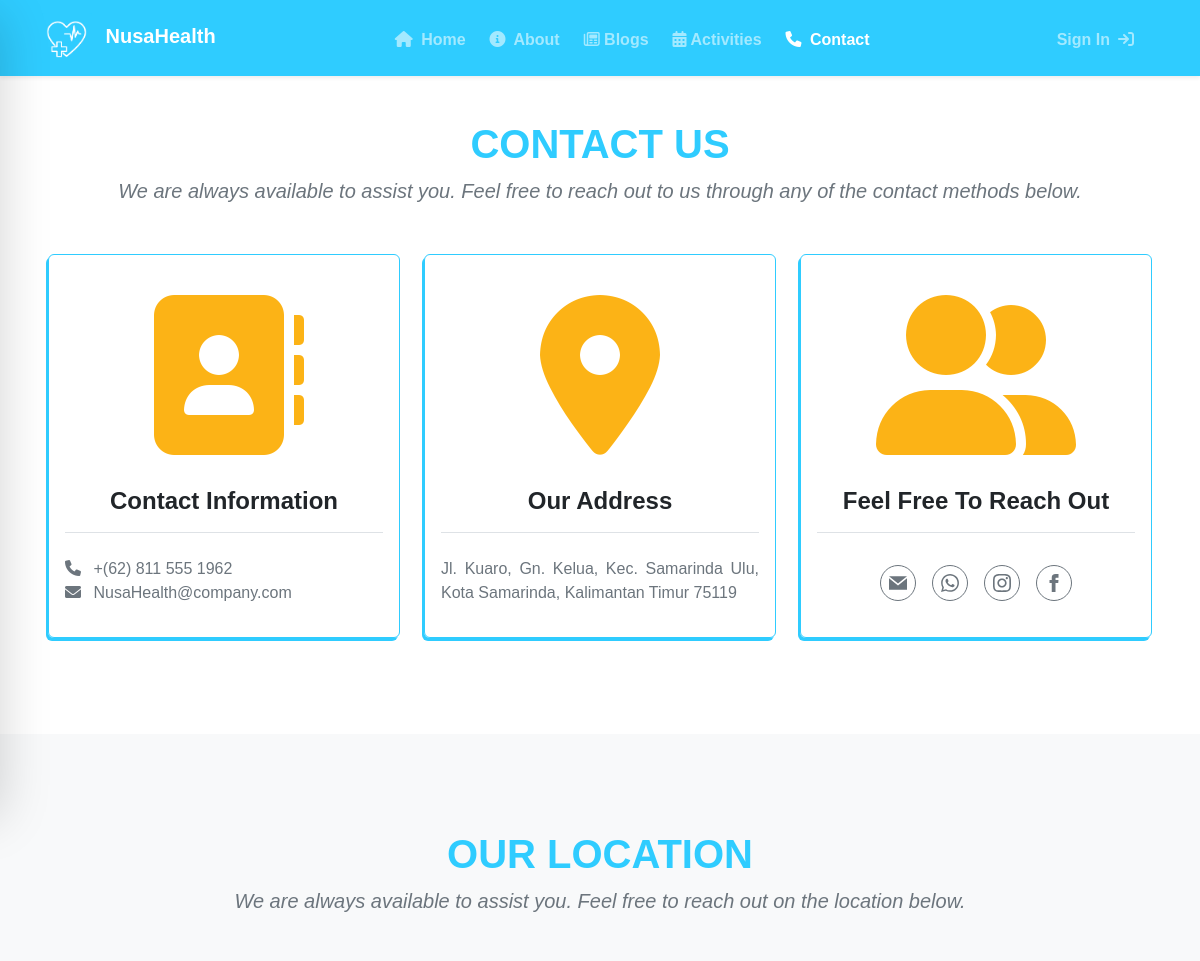
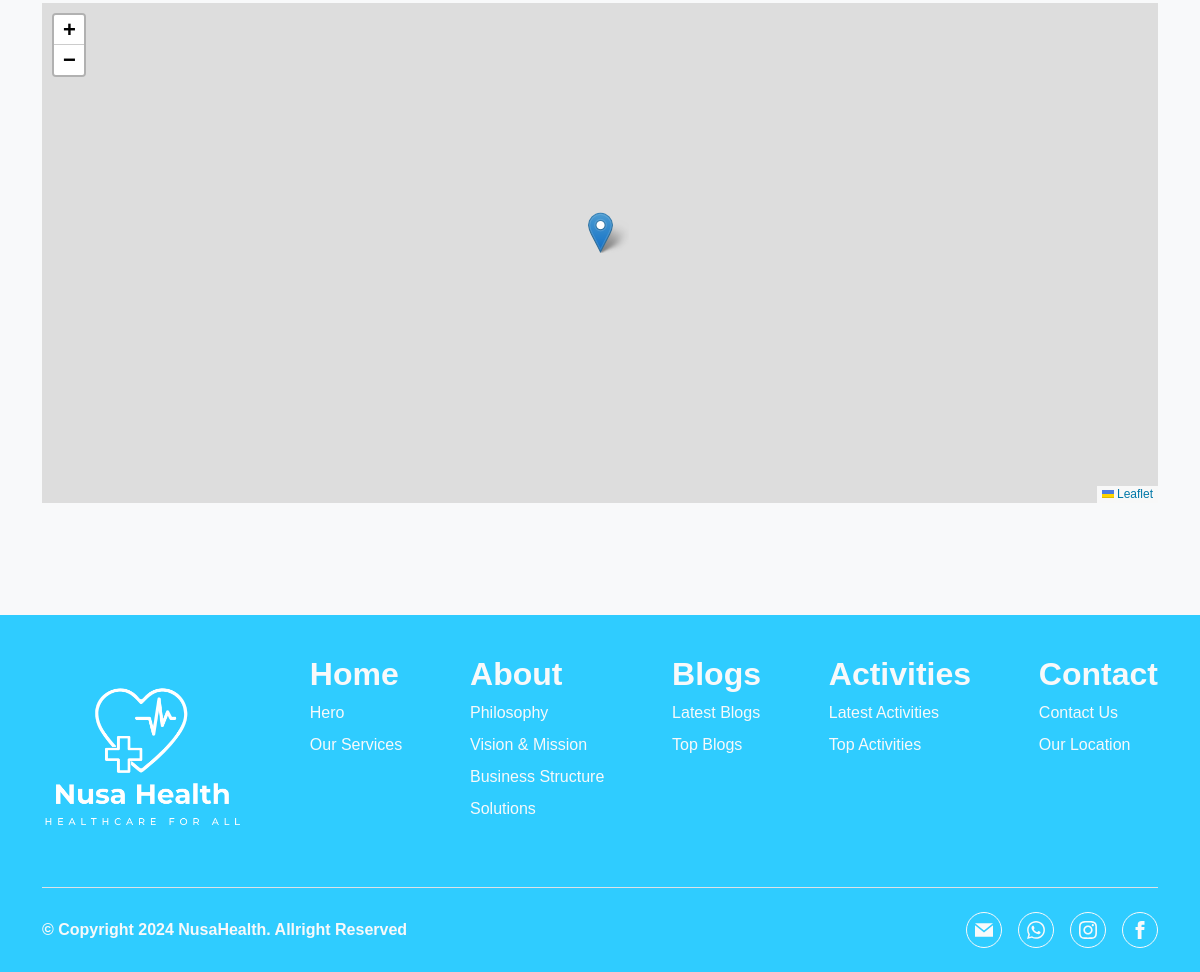
The app's page /contact with its own data (2 pictures, top to bottom).
### NusaHealthApp/models.py (models this page shows, shortened)
class Logo(models.Model):
    primary_logo = models.ImageField(upload_to='logos/', blank=True, null=True, help_text="Upload primary logo")
    secondary_logo = models.ImageField(upload_to='logos/', blank=True, null=True, help_text="Upload secondary logo")

class ContactSection(models.Model):
    phone_number = models.CharField(max_length=50, help_text="Phone Number", blank=True, null=True)
    email = models.EmailField(max_length=100, help_text="Email", blank=True, null=True)
    address = models.TextField(help_text="Address", blank=True, null=True)
    whatsapp = models.CharField(max_length=50, help_text="Whatsapp", blank=True, null=True)
    instagram = models.CharField(max_length=50, help_text="Instagram", blank=True, null=True)
    facebook = models.CharField(max_length=50, help_text="Facebook", blank=True, null=True)

### NusaHealthApp/views.py (the view)
# urls.py: path('contact', views.Contact, name='contact'),
def Contact(request):
    logo_instance = Logo.objects.first()
    contact = ContactSection.objects.first()
    location = LocationSection.objects.first()
    context = {
        'section': 'contact',
        'logo': logo_instance,
        'contact': contact,
        'location': location
    }
    return render(request, 'Home/contact.html', context)

### NusaHealthApp/templates/Home/contact.html (shortened to what this page needs)
{% extends "base.html" %}
{% block content %}
<section id="contact-us" class="pb-5 pt-4">
    <div class="container py-5">
        <h1 class="text-center fw-bold text-primary">CONTACT US</h1>
        <p class="lead mb-5 text-secondary text-center">
            <i>We are always available to assist you. Feel free to reach out to us through any of the contact methods below.</i>
        </p>
        <div class="d-flex flex-wrap justify-content-center gap-4">
            <div class="text-dark border border-primary p-3 rounded shadow-btn btn" style="width: 22rem;">
                <div class="text-center py-4 text-warning">
                    <i class="fa-solid fa-address-book text-warning" style="font-size: 160px;"></i>
                </div>
                <h4 class="text-center border-bottom pt-2 pb-3 fw-semibold">Contact Information</h4>
                <ul class="list-unstyled pt-3 text-secondary" style="text-align: start;">
                    <li><i class="fas fa-phone me-2"></i> {{contact.phone_number}}</li>
                    <li><i class="fa-solid fa-envelope me-2"></i> {{contact.email}}</li>
                </ul>
            </div>
            <div class="text-dark border border-primary p-3 rounded shadow-btn btn" style="width: 22rem;">
                <div class="text-center py-4 text-warning">
                    <i class="fa-solid fa-location-dot text-warning" style="font-size: 160px;"></i>
                </div>
                <h4 class="text-center border-bottom pt-2 pb-3 fw-semibold">Our Address</h4>
                <p class="text-justify pt-3 text-secondary">{{contact.address}}</p>
            </div>
            <div class="text-dark border border-primary p-3 rounded shadow-btn btn" style="width: 22rem;">
                <div class="text-center py-4 text-warning">
                    <i class="fa-solid fa-user-group text-warning" style="font-size: 160px;"></i>
                </div>
                <h4 class="text-center border-bottom pt-2 pb-3 fw-semibold">Feel Free To Reach Out</h4>
                <div class="d-flex pt-4 flex-wrap justify-content-center gap-3">
                    <a href="mailto:{{contact.email}}" class="rounded-circle px-2 d-flex align-items-center py-2 btn btn-outline-secondary" style="width: 36px !important; height: 36px !important;">
                        <svg width="20" fill="currentcolor" viewBox="0 0 24 24">
                            <path d="M12 12.713l-11.985-9.713h23.97l-11.985 9.713zm0 2.574l-12-9.725v15.438h24v-15.438l-12 9.725z" />
                        </svg>
                    </a>
                    <a href="https://wa.me/{{contact.whatsapp}}" class="rounded-circle px-2 d-flex align-items-center py-2 btn btn-outline-secondary" style="width: 36px !important; height: 36px !important;">
                    </a>
                    <a href="https://www.instagram.com/{{contact.instagram}}" class="rounded-circle px-2 d-flex align-items-center py-2 btn btn-outline-secondary" style="width: 36px !important; height: 36px !important;">
                    </a>
                    <a href="https://www.facebook.com/{{contact.facebook}}" class="rounded-circle px-2 d-flex align-items-center py-2 btn btn-outline-secondary" style="width: 36px !important; height: 36px !important;">
                        <svg width="20" fill="currentcolor" viewBox="0 0 24 24">
                            <path d="M9 8h-3v4h3v12h5v-12h3.642l.358-4h-4v-1.667c0-.955.192-1.333 1.115-1.333h2.885v-5h-3.808c-3.596 0-5.192 1.583-5.192 4.615v3.385z" />
                        </svg>
                    </a>
                </div>
            </div>
        </div>
    </div>
</section>
<section id="location" class="py-5 bg-light">
    <div class="container py-5">
        <h1 class="text-center fw-bold text-primary">OUR LOCATION</h1>
        <p class="lead mb-5 text-secondary text-center">
            <i>We are always available to assist you. Feel free to reach out on the location below.</i>
        </p>
        <div id="map" class="w-100 mb-3" style="height: 500px;"></div>
    </div>
</section>
{% endblock %}

### NusaHealthApp/templates/nav.html (shortened to what this page needs)
<nav id="navbar" class="navbar navbar-expand-lg navbar-dark py-2 fixed-top m-0 shadow-sm shadow-primary">
    <div class="container">
        <a class="navbar-brand fw-semibold text-white" href="{% url 'home' %}">
            <span class="me-2">
                <img src="{{logo.secondary_logo.url}}" alt="Logo Nusa Health" width="50px">
            </span>
            NusaHealth
        </a>
        <div class="collapse navbar-collapse" id="navbarNav">
            <ul class="navbar-nav ms-auto me-3 gap-2">
                <li class="nav-item">
                    <a class="nav-link fw-semibold {% if section == 'home' %} active {% endif %}" href="{% url 'home' %}">
                        <i class="fas fa-home me-1"></i> Home
                    </a>
                </li>
                <li class="nav-item">
                    <a class="nav-link fw-semibold {% if section == 'about' %} active {% endif %}" href="{% url 'about' %}">
                        <i class="fas fa-info-circle me-1"></i> About
                    </a>
                </li>
                <li class="nav-item">
                    <a class="nav-link fw-semibold {% if section == 'blogs' %} active {% endif %}" href="{% url 'blogs' %}">
                        <i class="fa-regular fa-newspaper"></i> Blogs
                    </a>
                </li>
                <li class="nav-item">
                    <a class="nav-link fw-semibold {% if section == 'activities' %} active {% endif %}" href="{% url 'activities' %}">
                        <i class="fa-solid fa-calendar-days"></i> Activities
                    </a>
                </li>
                <li class="nav-item">
                    <a class="nav-link fw-semibold {% if section == 'contact' %} active {% endif %}" href="{% url 'contact' %}">
                        <i class="fas fa-phone me-1"></i> Contact
                    </a>
                </li>
            </ul>
            <ul class="navbar-nav ms-auto me-3 gap-2">
                {% if user.is_authenticated %}
                    <li class="nav-item">
                        <a class="nav-link fw-semibold" href="{% url 'sign-out' %}">
                            Sign Out <i class="fa-solid fa-arrow-right-from-bracket ms-2"></i>
                        </a>
                    </li>
                {% else %}
                    <li class="nav-item">
                        <a class="nav-link fw-semibold {% if section == 'sign-in' %} active{% endif %}" href="{% url 'sign-in' %}">
                            Sign In<i class="fas fa-arrow-right-to-bracket ms-2"></i>
                        </a>
                    </li>
                {% endif %}
            </ul>
        </div>
    </div>
</nav>

### NusaHealthApp/templates/footer.html (shortened to what this page needs)
<footer id="footer" class="py-4 bg-primary {% if portal or DoctorManagement %} d-none {% endif %}">
    <div class="container">
        <div class="d-flex flex-md-row flex-column py-3 border-bottom gap-5 justify-content-between mb-4">
            <div class="mb-3 d-flex justify-content-center align-items-center">
                <a href="{% url 'home' %}">
                    <img src="{{logo.primary_logo.url}}" alt="Logo NusaHealth" width="200px">
                </a>
            </div>
            <div class="mb-3 text-light">
                <h2 class="fw-bold">Home</h2>
                <ul class="nav flex-column text-light gap-2">
                    <li class="nav-item"><a href="{% url 'home' %}#hero" class="nav-link p-0 text-light">Hero</a></li>
                    <li class="nav-item"><a href="{% url 'home' %}#services" class="nav-link p-0 text-light">Our Services</a></li>
                </ul>
            </div>
            <div class="mb-3 text-light">
                <h2 class="fw-bold">About</h2>
                <ul class="nav flex-column gap-2">
                    <li class="nav-item"><a href="{% url 'about' %}#philosophy" class="nav-link p-0 text-light">Philosophy</a></li>
                    <li class="nav-item"><a href="{% url 'about' %}#vision&mission" class="nav-link p-0 text-light">Vision & Mission</a></li>
                    <li class="nav-item"><a href="{% url 'about' %}#business-structure" class="nav-link p-0 text-light">Business Structure</a></li>
                    <li class="nav-item"><a href="{% url 'about' %}#solutions" class="nav-link p-0 text-light">Solutions</a></li>
                </ul>
            </div>
            <div class="mb-3 text-light">
                <h2 class="fw-bold">Blogs</h2>
                <ul class="nav flex-column gap-2">
                    <li class="nav-item"><a href="{% url 'blogs' %}#latest-blogs" class="nav-link p-0 text-light">Latest Blogs</a></li>
                    <li class="nav-item"><a href="{% url 'blogs' %}#blogs" class="nav-link p-0 text-light">Top Blogs</a></li>
                </ul>
            </div>
            <div class="mb-3 text-light">
                <h2 class="fw-bold">Activities</h2>
                <ul class="nav flex-column gap-2">
                    <li class="nav-item"><a href="{% url 'activities' %}#latest-activities" class="nav-link p-0 text-light">Latest Activities</a></li>
                    <li class="nav-item"><a href="{% url 'activities' %}#activities" class="nav-link p-0 text-light">Top Activities</a></li>
                </ul>
            </div>
            <div class="mb-3 text-light">
                <h2 class="fw-bold">Contact</h2>
                <ul class="nav flex-column gap-2">
                    <li class="nav-item"><a href="{% url 'contact' %}#contact-us" class="nav-link p-0 text-light">Contact Us</a></li>
                    <li class="nav-item"><a href="{% url 'contact' %}#location" class="nav-link p-0 text-light">Our Location</a></li>
                </ul>
            </div>
        </div>
        <div class="d-flex flex-column flex-md-row gap-4 justify-content-between align-items-center">
            <div class="d-flex align-items-center">
                <span class="text-light fw-bold">&copy; Copyright 2024 NusaHealth. Allright Reserved</span>
            </div>
            <div class="d-flex justify-content-center justify-content-md-start gap-3">
                <a href="mailto:{{contact.email}}"
                    class="rounded-circle px-2 d-flex align-items-center py-2 btn btn-outline-light" style="width: 36px !important; height: 36px !important;">
                    <svg width="20" fill="currentcolor" viewBox="0 0 24 24">
                        <path
                            d="M12 12.713l-11.985-9.713h23.97l-11.985 9.713zm0 2.574l-12-9.725v15.438h24v-15.438l-12 9.725z" />
                    </svg>
                </a>
                <a href="https://wa.me/{{contact.whatsapp}}"
                    class="rounded-circle px-2 d-flex align-items-center py-2 btn btn-outline-light" style="width: 36px !important; height: 36px !important;">
                </a>
                <a href="https://www.instagram.com/{{contact.instagram}}"
                    class="rounded-circle px-2 d-flex align-items-center py-2 btn btn-outline-light" style="width: 36px !important; height: 36px !important;">
                </a>
                <a href="https://www.facebook.com/{{contact.facebook}}"
                    class="rounded-circle px-2 d-flex align-items-center py-2 btn btn-outline-light" style="width: 36px !important; height: 36px !important;">
                    <svg width="20" fill="currentcolor" viewBox="0 0 24 24">
                        <path
                            d="M9 8h-3v4h3v12h5v-12h3.642l.358-4h-4v-1.667c0-.955.192-1.333 1.115-1.333h2.885v-5h-3.808c-3.596 0-5.192 1.583-5.192 4.615v3.385z" />
                    </svg>
                </a>
            </div>
        </div>
    </div>
</footer>

### NusaHealthApp/static/NusaHealthApp/css/custom.css (style rules this page uses)
* { font-family: Arial, Helvetica, sans-serif; }
.bg-primary { background: #2FCCFF !important; }
.text-primary { color: #2FCCFF !important; }
.border-primary { border-color: #2FCCFF !important; }
.text-warning { color: #FCB316 !important; }
.navbar { background: rgba(47,204,255, 1); backdrop-filter: blur(5px); }
.navbar .nav-link { position: relative; display: inline-block; padding-bottom: 5px; color: #A3E9FF !important; transition: color 0.3s ease-in-out; }
.navbar .nav-item .active { color: #fff !important; }
.navbar .nav-link:not(.active)::after { content: ""; position: absolute; width: 0; height: 2px; background-color: #fff; bottom: 0; left: 50%; transform: translateX(-50%); transition: width 0.3s ease-in-out; }
.text-justify { text-align: justify; }
.shadow-btn { box-shadow: -2px 3px 0 0 #2FCCFF; transition: all 0.3s ease; }
.rounded-circle { border-radius: 50%; width: 140px; height: 140px; object-fit: cover; }

### records on screen
Logo: secondary_logo (picture), primary_logo (picture)
ContactSection: phone_number "+(62) 811 555 1962", email "NusaHealth@company.com", address "Jl. Kuaro, Gn. Kelua, Kec. Samarinda Ulu, Kota Samarinda, Kalimantan Timur 75119"
